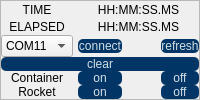
        <widget class="QFrame" name="frame_3">
         <property name="maximumSize">
          <size>
           <width>250</width>
           <height>16777215</height>
          </size>
         </property>
         <property name="styleSheet">
          <string notr="true"/>
         </property>
         <property name="frameShape">
          <enum>QFrame::StyledPanel</enum>
         </property>
         <property name="frameShadow">
          <enum>QFrame::Raised</enum>
         </property>
         <layout class="QGridLayout" name="gridLayout">
          <property name="leftMargin">
           <number>0</number>
          </property>
          <property name="topMargin">
           <number>0</number>
          </property>
          <property name="rightMargin">
           <number>0</number>
          </property>
          <property name="bottomMargin">
           <number>0</number>
          </property>
          <property name="horizontalSpacing">
           <number>5</number>
          </property>
          <property name="verticalSpacing">
           <number>0</number>
          </property>
          <item row="0" column="0">
           <widget class="QLabel" name="t_time">
            <property name="minimumSize">
             <size>
              <width>60</width>
              <height>0</height>
             </size>
            </property>
            <property name="maximumSize">
             <size>
              <width>16777215</width>
              <height>40</height>
             </size>
            </property>
            <property name="text">
             <string>TIME</string>
            </property>
            <property name="alignment">
             <set>Qt::AlignCenter</set>
            </property>
           </widget>
          </item>
          <item row="0" column="1" colspan="3">
           <widget class="QLabel" name="Time">
            <property name="minimumSize">
             <size>
              <width>60</width>
              <height>0</height>
             </size>
            </property>
            <property name="maximumSize">
             <size>
              <width>16777215</width>
              <height>40</height>
             </size>
            </property>
            <property name="text">
             <string>HH:MM:SS.MS</string>
            </property>
            <property name="alignment">
             <set>Qt::AlignCenter</set>
            </property>
           </widget>
          </item>
          <item row="1" column="0">
           <widget class="QLabel" name="t_elapsed">
            <property name="minimumSize">
             <size>
              <width>60</width>
              <height>0</height>
             </size>
            </property>
            <property name="maximumSize">
             <size>
              <width>16777215</width>
              <height>40</height>
             </size>
            </property>
            <property name="text">
             <string>ELAPSED</string>
            </property>
            <property name="alignment">
             <set>Qt::AlignCenter</set>
            </property>
           </widget>
          </item>
          <item row="2" column="0">
           <widget class="QComboBox" name="portlist">
            <item>
             <property name="text">
              <string>COM11</string>
             </property>
            </item>
           </widget>
          </item>
          <item row="5" column="3">
           <widget class="QPushButton" name="btn_c_off">
            <property name="styleSheet">
             <string notr="true">background-color: rgb(0, 53, 102);
color: rgb(211, 223, 227);
border-radius: 5px;</string>
            </property>
            <property name="text">
             <string>off</string>
            </property>
           </widget>
          </item>
          <item row="5" column="1">
           <widget class="QPushButton" name="btn_c_on">
            <property name="styleSheet">
             <string notr="true">background-color: rgb(0, 53, 102);
color: rgb(211, 223, 227);
border-radius: 5px;</string>
            </property>
            <property name="text">
             <string>on</string>
            </property>
           </widget>
          </item>
          <item row="6" column="3">
           <widget class="QPushButton" name="btn_r_off">
            <property name="styleSheet">
             <string notr="true">background-color: rgb(0, 53, 102);
color: rgb(211, 223, 227);
border-radius: 5px;</string>
            </property>
            <property name="text">
             <string>off</string>
            </property>
           </widget>
          </item>
          <item row="2" column="1">
           <widget class="QPushButton" name="btn_connect">
            <property name="styleSheet">
             <string notr="true">background-color: rgb(0, 53, 102);
color: rgb(211, 223, 227);
border-radius: 5px;</string>
            </property>
            <property name="text">
             <string>connect</string>
            </property>
           </widget>
          </item>
          <item row="1" column="1" colspan="3">
           <widget class="QLabel" name="Elapsed">
            <property name="minimumSize">
             <size>
              <width>60</width>
              <height>0</height>
             </size>
            </property>
            <property name="maximumSize">
             <size>
              <width>16777215</width>
              <height>40</height>
             </size>
            </property>
            <property name="text">
             <string>HH:MM:SS.MS</string>
            </property>
            <property name="alignment">
             <set>Qt::AlignCenter</set>
            </property>
           </widget>
          </item>
          <item row="2" column="3">
           <widget class="QPushButton" name="btn_refresh">
            <property name="styleSheet">
             <string notr="true">background-color: rgb(0, 53, 102);
color: rgb(211, 223, 227);
border-radius: 5px;</string>
            </property>
            <property name="text">
             <string>refresh</string>
            </property>
           </widget>
          </item>
          <item row="3" column="0" colspan="4">
           <widget class="QPushButton" name="btn_clear">
            <property name="styleSheet">
             <string notr="true">background-color: rgb(0, 53, 102);
color: rgb(211, 223, 227);
border-radius: 5px;</string>
            </property>
            <property name="text">
             <string>clear</string>
            </property>
           </widget>
          </item>
          <item row="6" column="1">
           <widget class="QPushButton" name="btn_r_on">
            <property name="styleSheet">
             <string notr="true">background-color: rgb(0, 53, 102);
color: rgb(211, 223, 227);
border-radius: 5px;</string>
            </property>
            <property name="text">
             <string>on</string>
            </property>
           </widget>
          </item>
          <item row="5" column="0">
           <widget class="QLabel" name="t_container">
            <property name="text">
             <string>Container</string>
            </property>
            <property name="alignment">
             <set>Qt::AlignCenter</set>
            </property>
           </widget>
          </item>
          <item row="6" column="0">
           <widget class="QLabel" name="t_rocket">
            <property name="text">
             <string>Rocket</string>
            </property>
            <property name="alignment">
             <set>Qt::AlignCenter</set>
            </property>
           </widget>
          </item>
         </layout>
        </widget>
